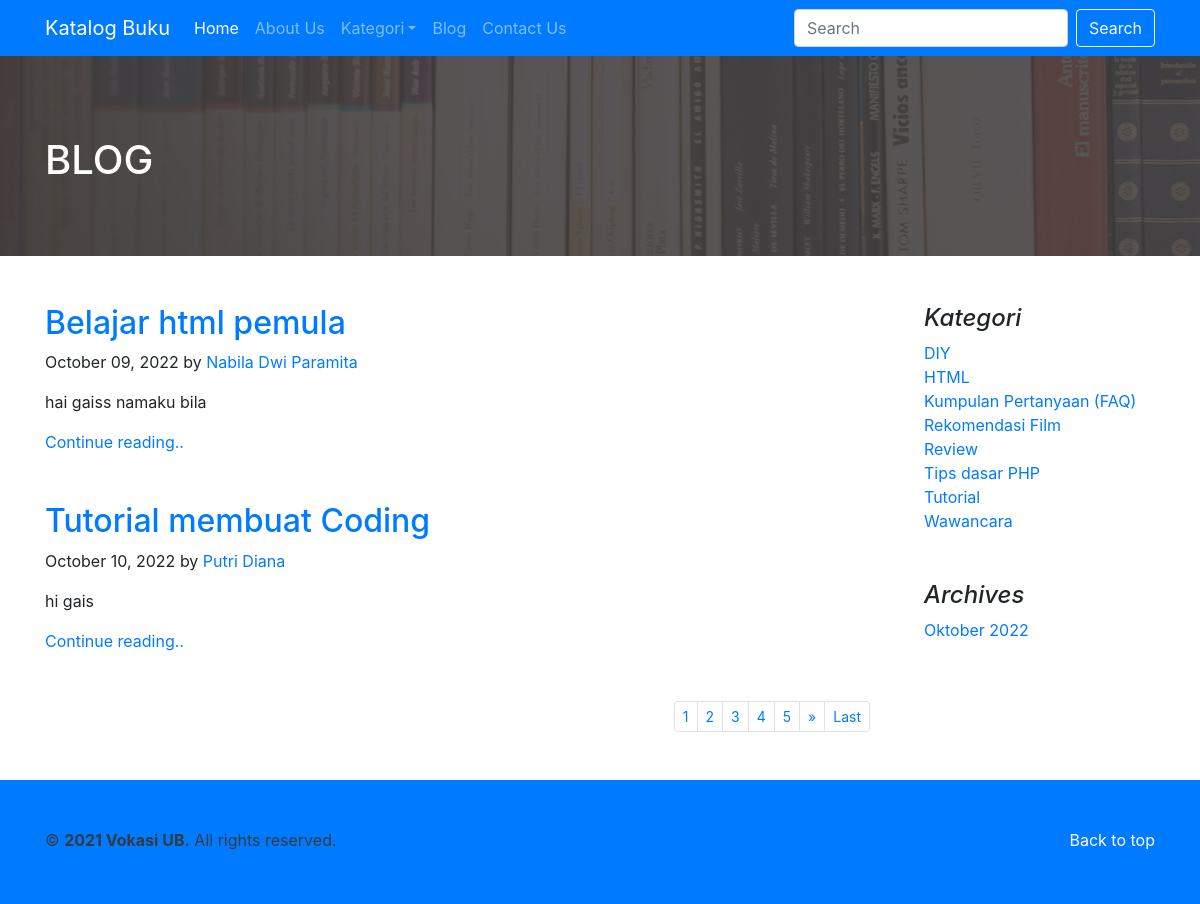
The app's page /index.php?include=blog with its own data.
### tables this page shows
CREATE TABLE `blog` (
  `id_blog` int(11) NOT NULL,
  `id_kategori_blog` int(11) NOT NULL,
  `id_user` int(11) NOT NULL,
  `tanggal` date NOT NULL,
  `judul` varchar(255) NOT NULL,
  `isi` text NOT NULL
);

CREATE TABLE `user` (
  `id_user` int(11) NOT NULL,
  `nama` varchar(100) NOT NULL,
  `email` varchar(50) NOT NULL,
  `username` varchar(30) NOT NULL,
  `password` varchar(150) NOT NULL,
  `level` varchar(150) NOT NULL,
  `foto` varchar(100) NOT NULL
);

CREATE TABLE `kategori_blog` (
  `id_kategori_blog` int(11) NOT NULL,
  `kategori_blog` varchar(50) NOT NULL
);

### include/fungsi.php (called while the page is built, shortened)
<?php
    function BulanIndo($date){
        $ex = explode("-",$date);
        $bulan = $ex[0];
        $tahun = $ex[1];
        $BulanIndo = array ("Januari","Februari","Maret","April","Mei","Juni","Juli","Agustus","September","Oktober","November","Desember");
        $result = $BulanIndo[(int)$bulan-1].' ' .$tahun;
        return($result);
    }
?>

### include/blog.php (the view, shortened to what this page needs)
<body>
  <section id="blog-header">
    <div class="container">
      <h1 class="text-white">BLOG</h1>
    </div>
  </section><br><br>
  <section id="blog-list">
    <main role="main" class="container">
      <div class="row">
        <div class="col-md-9 blog-main">
        <?php
          $batas = 2;
          if(!isset($_GET['halaman'])){
          $posisi = 0;
          $halaman = 1;
          }else{
          $halaman = $_GET['halaman'];
          $posisi = ($halaman-1) * $batas;
          }
          $sql_bl = "SELECT `b`.`id_blog`,`b`.`judul`, DATE_FORMAT(`b`.`tanggal`, '%M %d, %Y'),`u`.`nama`, `b`.`isi` FROM `blog` `b` INNER JOIN `user` `u` ON `b`.`id_user`=`u`.`id_user`";
          $sql_bl .= "ORDER BY `b`.`judul` LIMIT $posisi, $batas";
          $query_bl = mysqli_query($koneksi,$sql_bl);
            while ($data_bl = mysqli_fetch_row($query_bl)) {
              $id_blog = $data_bl[0];
              $judul = $data_bl[1];
              $tanggal = $data_bl[2];
              $penulis = $data_bl[3];
              $isi = $data_bl[4];
          ?>
          <div class="blog-post">
            <h2 class="blog-post-title"><a href="index.php?include=detail-blog&data=<?php echo $id_blog;?>"><?php echo $judul;?></a></h2>
            <p class="blog-post-meta"><?php echo $tanggal;?> by <a href="#"><?php echo $penulis;?></a></p>
            <p>
              <?php echo $isi;?>
            </p>
              <a href="index.php?include=detail-blog&data=<?php echo $id_blog;?>">Continue reading..</a>
            </div><br><br>
            <?php } ?>
          <nav class="blog-pagination">
          <?php
            $sql_jum = "select `id_kategori_buku`, `kategori_buku` from `kategori_buku` ";
                $sql_jum .= " order by `kategori_buku`";
                $query_jum = mysqli_query($koneksi,$sql_jum);
                $jum_data = mysqli_num_rows($query_jum);
                $jum_halaman = ceil($jum_data/$batas);
          ?>
          <div>
            <ul class="pagination pagination-sm m-0 float-right">
              <?php
                if($jum_halaman==0){
                }else if($jum_halaman==1){
                  echo "<li class='page-item'><a class='page-link'>1</a></li>";
                }else{
                  $setelah = $halaman+1;
                    for($i=1; $i<=$jum_halaman; $i++){
                    if ($i > $halaman - 5 and $i < $halaman + 5 ) {
                    if($i!=$halaman){
                    echo "<li class='page-item'><a class='page-link' href='index.php?include=blog&halaman=$i'>$i</a></li>";
                    }else{
                      echo "<li class='page-item'><a class='page-link'>$i</a></li>";
                    }
                  }
                }
                  if($halaman!=$jum_halaman){
                    echo "<li class='page-item'><a class='page-link' href='index.php?include=blog&halaman=$setelah'>»</a></li>";
                    echo "<li class='page-item'><a class='page-link' href='index.php?include=blog&halaman=$jum_halaman'>Last</a></li>";
                  }
                }?>
              </ul>
            </div>
          </nav>
        </div>
        <aside class="col-md-3 blog-sidebar">
        <div class="pl-4 pb-4">
          <h4 class="font-italic">Kategori</h4>
            <ol class="list-unstyled mb-0">
              <?php
              $sql_k = "SELECT `id_kategori_blog`,`kategori_blog` FROM `kategori_blog` ORDER BY `kategori_blog`";
              $query_k = mysqli_query($koneksi, $sql_k);
              while($data_k = mysqli_fetch_row($query_k)){
                $id_kat = $data_k[0];
                $nama_kat = $data_k[1];
              ?>
              <li><a href="index.php?include=daftar-blog-kategori&data=<?php echo $id_kat; ?>"><?php echo $nama_kat; ?></a></li>
            <?php } ?>
        </div>
          <div class="p-4">
            <h4 class="font-italic">Archives</h4>
            <ol class="list-unstyled mb-0">
              <?php
                include('include/fungsi.php');
                $sql = "SELECT DATE_FORMAT(`tanggal`,'%c-%Y') as `tgl` FROM `blog` GROUP BY `tgl`";
                $query = mysqli_query($koneksi,$sql);
                while($data =  mysqli_fetch_row($query)){
                  $tanggal = $data[0];
              ?>
              <li><a href="index.php?include=daftar-blog-archive&data=<?php echo $tanggal; ?>"><?php echo BulanIndo($tanggal); ?></a></li>
              <?php } ?>
            </ol>
          </div>
        </aside>
      </div>
    </main>
  </section><br><br>
</body>

### records on screen
blog: judul "Belajar html pemula", tanggal "October 09, 2022", id_user.nama "Nabila Dwi Paramita", isi "hai gaiss namaku bila"
blog: judul "Tutorial membuat Coding", tanggal "October 10, 2022", id_user.nama "Putri Diana", isi "hi gais"
kategori_blog: kategori_blog "DIY"
kategori_blog: kategori_blog "HTML"
kategori_blog: kategori_blog "Kumpulan Pertanyaan (FAQ)"
kategori_blog: kategori_blog "Rekomendasi Film"
kategori_blog: kategori_blog "Review"
kategori_blog: kategori_blog "Tips dasar PHP"
kategori_blog: kategori_blog "Tutorial"
kategori_blog: kategori_blog "Wawancara"

### other values on screen
BulanIndo($tanggal) "Oktober 2022"
